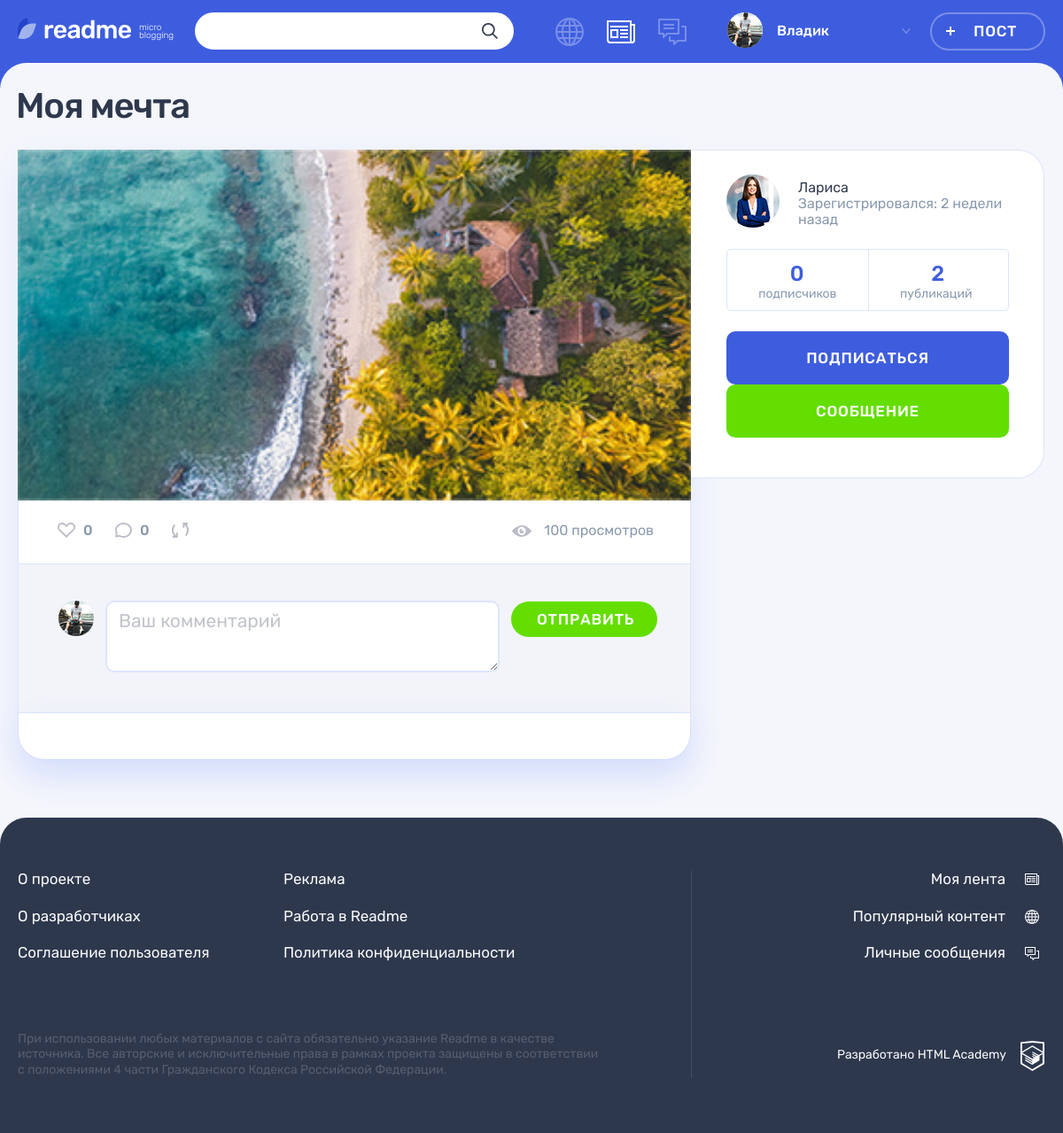
The app's page /post.php?id=4 (signed in) with its own data.
### tables this page shows
CREATE TABLE posts
(
    id           INT AUTO_INCREMENT PRIMARY KEY,
    creationDate TIMESTAMP DEFAULT CURRENT_TIMESTAMP,
    title        VARCHAR(128),
    content      VARCHAR(255),
    typeID       INT NOT NULL,
    authorId     INT NOT NULL,
    image        VARCHAR(255),
    video        VARCHAR(255),
    link         VARCHAR(255),
    views        INT,
    author       VARCHAR(128),
    repostCount  VARCHAR(128),
    FOREIGN KEY (authorId) REFERENCES users (id),
    FOREIGN KEY (typeId) REFERENCES content_type (id)
);

CREATE TABLE users
(
    id               INT AUTO_INCREMENT PRIMARY KEY,
    registrationDate TIMESTAMP DEFAULT CURRENT_TIMESTAMP,
    email            VARCHAR(128) NOT NULL UNIQUE,
    login            VARCHAR(128) UNIQUE,
    password         CHAR(64)     NOT NULL,
    avatar           VARCHAR(255)
);

### helpers.php (called while the page is built, shortened)
<?php
function get_noun_plural_form(int $number, string $one, string $two, string $many): string
{
    $number = (int)$number;
    $mod10 = $number % 10;
    $mod100 = $number % 100;
    switch (true) {
        case ($mod10 >= 2 && $mod10 <= 4):
            return $two;
    }
}
function include_template($name, array $data = [])
{
    $name = 'templates/'.$name;
    extract($data);
    require $name;
    $result = ob_get_clean();
    return $result;
}
function generate_random_date($index)
{
    $deltas = [['minutes' => 59], ['hours' => 23], ['days' => 6], ['weeks' => 4], ['months' => 11]];
    $dcnt = count($deltas);
    $delta = $deltas[$index];
    $timeval = rand(1, current($delta));
    $timename = key($delta);
    $ts = strtotime("$timeval $timename ago");
    $dt = date('Y-m-d H:i:s', $ts);
    return $dt;
}

### functions.php (called while the page is built, shortened)
<?php
function DateFormat($index, $data = '')
{
    $RandomDate = date_create(generate_random_date($index));
    if ( ! empty($data)) {
        $RandomDate = new DateTime($data);
    }
    $current_time = new DateTime();
    $date = $current_time->diff($RandomDate);
    if ($date->format('%y') >= 1) {
        return $RandomDate->format("d-M-Y");
    } elseif (1.25 <= ((int)$date->format('%m')) + ($date->format('%d')) / 31) {
        return seePlural($date->format('%m'), 'месяц', 'месяца', 'месяцев');
    } elseif (7 <= (int)$date->format('%m') * 31 + (int)$date->format('%d')) {
        return seePlural(floor(($date->format('%d')) / 7) + (int)$date->format('%m') * 4, ' неделю', 'недели',
            'недель');
    } elseif ((1 <= $date->format('%d'))) {
        return seePlural($date->format('%d'), 'день', 'дня', 'дней');
    } elseif (1 <= $date->format('%h')) {
        return seePlural($date->format('%h'), 'час', 'часа', 'часов');
    } else {
        return seePlural($date->format('%i'), 'минута', 'минуты', 'минут');
    }
}
function seePlural($str, $one, $two, $many, $ending = ' назад')
{
    return $str.' '.get_noun_plural_form($str, $one, $two, $many).$ending;
}
function SqlRequest($reques, $from, $where, $con, $id = '', $as = '', $join = "")
{
    $sql = sprintf("SELECT  %s %s  from %s %s WHERE %s %s", $reques, $as, $from, $join, $where, $id);
    $result = mysqli_query($con, $sql);
    $data = mysqli_fetch_all($result, MYSQLI_ASSOC);
    return $data;
}

### templates/widgets/postCreateUser.php (the view, shortened to what this page needs)
<div class="post-details__user user">
    <div class="post-details__user-info user__info">
        <div class="post-details__avatar user__avatar">
            <a class="post-details__name user__name" href="#">
                <a class="post-details__avatar-link user__avatar-link" href="#">
                    <img class="post-details__picture user__picture"
                         src="../img/<?= strip_tags($postAuthor['avatar']) ?>" alt="Аватар пользователя">
                </a>
        </div>
        <div class="post-details__name-wrapper user__name-wrapper">
            <span><?= strip_tags($postAuthor['login']) ?> </span>
            <br>
            <time class="post-details__time user__time" datetime="2014-03-20">Зарегистрировался: <?= DateFormat(0, $postAuthor['registrationDate']) ?></time>
        </div>
    </div>
    <div class="post-details__rating user__rating">
        <p class="post-details__rating-item user__rating-item user__rating-item--subscribers">
            <span class="post-details__rating-amount user__rating-amount"><?= $subscribersCount ?></span>
            <span class="post-details__rating-text user__rating-text">подписчиков</span>
        </p>
        <p class="post-details__rating-item user__rating-item user__rating-item--publications">
            <span class="post-details__rating-amount user__rating-amount"><?= $postsCount ?></span>
            <span class="post-details__rating-text user__rating-text">публикаций</span>
        </p>
    </div>
    <?php if ($postAuthor['authorId'] != $_SESSION['id']) { ?>
        <div class="post-details__user-buttons user__buttons">
            <form action="../post.php?id=<?= intval($_GET['id']) ?>"
                  method="post">
                <button class="profile__user-button user__button user__button--subscription button button--main"
                        style="width: 100%;"
                        type="submit"><?= $isSubscribed ? "Подписаться" : "Отписаться" ?></button>
            </form>
            <a class="user__button user__button--writing button button--green"
               href="messages.php?newMessage=<?= $postAuthor['authorId'] ?>&id=<?= $postAuthor['authorId'] ?>">Сообщение</a>
        </div>
    <?php } ?>
</div>

### templates/postPhoto.php (shortened to what this page needs)
<main class="page__main page__main--publication">
    <div class="container">
        <h1 class="page__title page__title--publication"><?= strip_tags($post['title']); ?></h1>
        <section class="post-details">
            <div class="post-details__wrapper post-photo">
                <div class="post-details__main-block post post--details">
                    <div class="post-details__image-wrapper post-photo__image-wrapper">
                        <img src="../img/<?= strip_tags($post['content']) ?>" alt="Фото от пользователя" width="760"
                             height="507">
                    </div>
                    <div class="post__indicators">
                        <?php echo include_template('widgets/likesRepostsComments.php',
                            [
                                'like' => $post[0]['like'],
                                'comment' => $post[0]['comment'],
                                'reposts' => $post[0]['reposts'],
                                'view' => $post[0]['view'],
                                'id' => $id,
                            ]); ?>
                    </div>
                    <div class="comments">
                        <?php
                        echo include_template('widgets/newCommentForm.php',
                            ['con' => $con, 'postId' => $post['id']]);
                        echo include_template('widgets/comments.php',
                            ['con' => $con, 'postId' => $post['id'], 'comments' => $post[0]["comments"]]);
                        ?>
                    </div>
                </div>
                <?php echo include_template('widgets/postCreateUser.php', [
                    'con' => $con,
                    'id' => $id,
                    'postAuthor' => $authorInfo['postAuthor'],
                    'postsCount' => $authorInfo['postsCount'],
                    'subscribersCount' => $authorInfo['subscribersCount'],
                    'isSubscribed' => $isSubscribed,
                ]); ?>
            </div>
        </section>
    </div>
</main>

### records on screen
posts: title "Моя мечта", content (picture), authorId.avatar (picture), authorId.login "Лариса", authorId.registrationDate "2 недели назад"

### other values on screen
strip_tags($userName) "Владик"
$like "0"
$comment "0"
$view "100"
$subscribersCount "0"
$postsCount "2"
